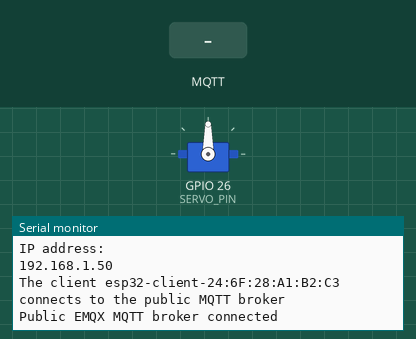
This sketch was run on a simulated ESP32. Shown: servo, the last lines printed to the serial monitor. The test bench sets the inputs (shaded band). WiFi joins after 1.5 s; servers stay silent unless stated; no MQTT or app messages arrive unless stated.

Above: at 2.8 s.
2.9 s: MQTT message "1" arrives on the first subscribed topic
At 3.7 s:
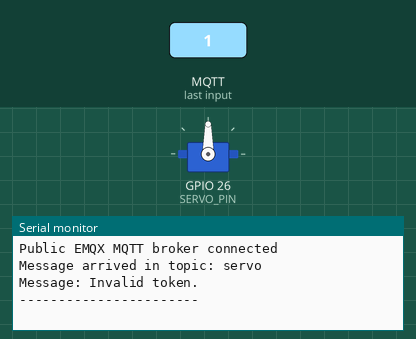
4.4 s: MQTT message "on" arrives on the first subscribed topic
At 4.9 s:
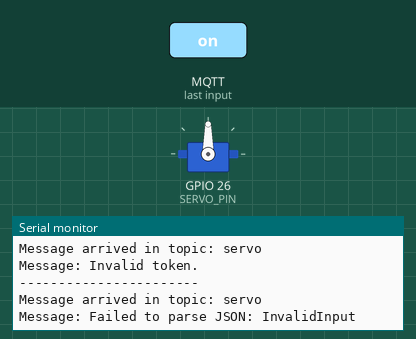

Measured:
- after the input at 2.9 s, the serial monitor: prints a new line at once (image 1)
- after the input at 4.4 s, the serial monitor: prints a new line at once (image 2)

The sketch:

servo.ino
```cpp
#include <WiFi.h>
#include <PubSubClient.h>
#include <ESP32Servo.h>
#include <ArduinoJson.h> // Include the ArduinoJson library

#define SERVO_PIN 26 // ESP32 pin GPIO26 connected to servo motor

Servo servoMotor;

// WiFi credentials
const char* ssid = "connect";
const char* password = "ramzeSade";

// MQTT broker details
const char *mqtt_broker = "192.168.136.198";
const char *topic = "servo";
const char *mqtt_username = "uname";
const char *mqtt_password = "upass";
const int mqtt_port = 1883;

WiFiClient espClient;
PubSubClient client(espClient);

// Hard-coded token for validation
const char *valid_token = "your_hardcoded_token"; // Replace with your actual token

// Function prototypes
void reconnectWiFi();
void reconnectMQTT();
void callback(char *topic, byte *payload, unsigned int length);

void setup() {
  Serial.begin(9600);

  reconnectWiFi();  // Connect to WiFi
  ESP32PWM::allocateTimer(0);
  ESP32PWM::allocateTimer(1);
  ESP32PWM::allocateTimer(2);
  ESP32PWM::allocateTimer(3);
  servoMotor.setPeriodHertz(50);
  servoMotor.attach(SERVO_PIN, 500, 2400);

  client.setServer(mqtt_broker, mqtt_port);
  client.setCallback(callback);
  reconnectMQTT();  // Connect to MQTT broker
}

void reconnectWiFi() {
  Serial.println("Connecting to WiFi...");
  WiFi.begin(ssid, password);

  while (WiFi.status() != WL_CONNECTED) {
    delay(500);
    Serial.print(".");
  }

  Serial.println("\nConnected to the WiFi network");
  Serial.println("IP address: ");
  Serial.println(WiFi.localIP());
}

void reconnectMQTT() {
  while (!client.connected()) {
    String client_id = "esp32-client-";
    client_id += String(WiFi.macAddress());
    Serial.printf("The client %s connects to the public MQTT broker\n", client_id.c_str());

    if (client.connect(client_id.c_str(), mqtt_username, mqtt_password)) {
      Serial.println("Public EMQX MQTT broker connected");
      client.subscribe(topic);
    } else {
      Serial.print("failed with state ");
      Serial.print(client.state());
      delay(2000);
    }
  }
}

void callback(char *topic, byte *payload, unsigned int length) {
  Serial.print("Message arrived in topic: ");
  Serial.println(topic);
  Serial.print("Message: ");

  // Parse the JSON payload
  DynamicJsonDocument doc(1024); // Create a JSON document
  DeserializationError error = deserializeJson(doc, payload, length);

  if (error) {
    Serial.print("Failed to parse JSON: ");
    Serial.println(error.f_str());
    return;
  }

  // Extract token and degree from JSON
  const char* token = doc["token"];
  int degree = doc["data"];

  // Validate token
  if (strcmp(token, valid_token) == 0) {
    Serial.print("Moving servo to degree: ");
    Serial.println(degree);

    // Move servo to the specified degree
    for (int pos = 0; pos <= degree; pos += 1) {
      servoMotor.write(pos);
      delay(15);
    }
    for (int pos = degree; pos >= 0; pos -= 1) {
      servoMotor.write(pos);
      delay(15);
    }
  } else {
    Serial.println("Invalid token.");
  }

  Serial.println("-----------------------");
}

void loop() {
  // Check WiFi connection
  if (WiFi.status() != WL_CONNECTED) {
    Serial.println("WiFi lost connection. Attempting to reconnect...");
    reconnectWiFi();  // Reconnect to WiFi
  }

  // Check MQTT connection
  if (!client.connected()) {
    reconnectMQTT();  // Reconnect to MQTT
  }

  client.loop();  // Maintain MQTT connection
}
```
